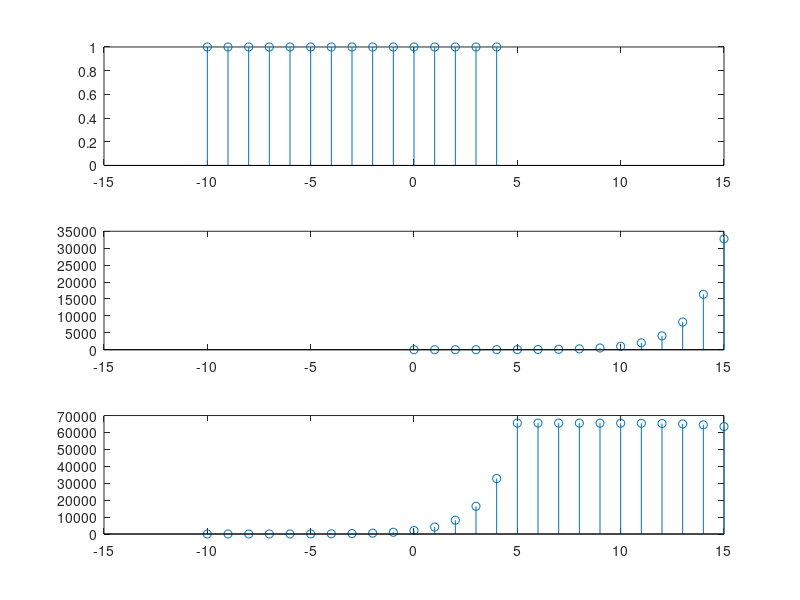

The MATLAB source for this figure: (Note: this script raises an error after producing the figure.)
Nx = -10:4;           % positions of x
No_x = length(Nx);    % number of elements in x
x = ones(1, No_x);    % magnitudes of x

Nh = 0:15;            % positions of h
No_h = length(Nh);    % number of elements in h
h = 2.^Nh;            % magnitudes of h
m=length(x);
n=length(h);
X=[x,zeros(1,n)];
H=[h,zeros(1,m)];

y = conv(x,h);            % convolution results of x and h
Ny = (min(Nx) + min(Nh)): (max(Nx) + max(Nh)) ;   % number of elements in y
for i=1:n+m-1
    Y(i)=0;
    for j=1:m
        if(i-j+1>0)
            Y(i)=Y(i)+X(j)*H(i-j+1);
        else
        end
    end
end
figure(1)
subplot(3,1,1)
stem(Nx, x)
xlim([-15 15])
subplot(3,1,2)
stem(Nh,h)
xlim([-15 15])
subplot(3,1,3)
stem(Ny, y)
xlim([-15 15])
subplot(3,1,4)
stem(Y)
